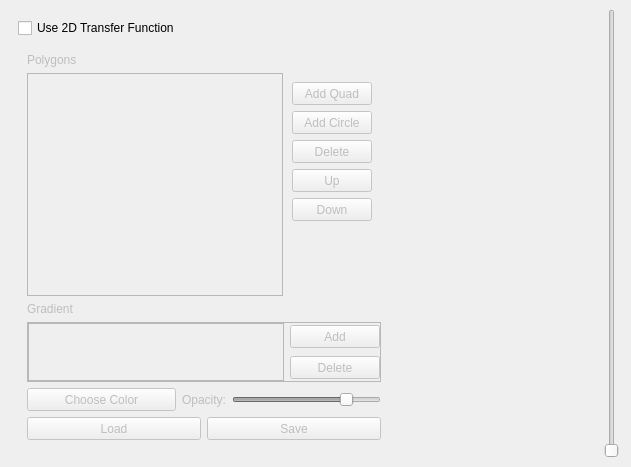
  <widget class="QDockWidget" name="dockWidget_2DTrans" >
   <property name="geometry" >
    <rect>
     <x>572</x>
     <y>1477</y>
     <width>631</width>
     <height>467</height>
    </rect>
   </property>
   <property name="minimumSize" >
    <size>
     <width>0</width>
     <height>300</height>
    </size>
   </property>
   <property name="features" >
    <set>QDockWidget::AllDockWidgetFeatures</set>
   </property>
   <property name="windowTitle" >
    <string>2D Transferfunction Editor</string>
   </property>
   <attribute name="dockWidgetArea" >
    <number>8</number>
   </attribute>
   <widget class="QWidget" name="dockWidgetContents_3" >
    <property name="geometry" >
     <rect>
      <x>0</x>
      <y>22</y>
      <width>631</width>
      <height>445</height>
     </rect>
    </property>
    <layout class="QHBoxLayout" name="horizontalLayout_11" >
     <item>
      <widget class="QFrame" name="frame_4" >
       <property name="sizePolicy" >
        <sizepolicy vsizetype="Minimum" hsizetype="Minimum" >
         <horstretch>0</horstretch>
         <verstretch>0</verstretch>
        </sizepolicy>
       </property>
       <property name="frameShape" >
        <enum>QFrame::NoFrame</enum>
       </property>
       <property name="frameShadow" >
        <enum>QFrame::Raised</enum>
       </property>
       <layout class="QVBoxLayout" name="verticalLayout_12" >
        <property name="spacing" >
         <number>6</number>
        </property>
        <property name="margin" >
         <number>9</number>
        </property>
        <item>
         <widget class="QCheckBox" name="checkBox_Use2DTrans" >
          <property name="minimumSize" >
           <size>
            <width>0</width>
            <height>18</height>
           </size>
          </property>
          <property name="text" >
           <string>Use 2D Transfer Function</string>
          </property>
         </widget>
        </item>
        <item>
         <widget class="QFrame" name="frame_2DTransEdit" >
          <property name="enabled" >
           <bool>false</bool>
          </property>
          <property name="frameShape" >
           <enum>QFrame::NoFrame</enum>
          </property>
          <property name="frameShadow" >
           <enum>QFrame::Raised</enum>
          </property>
          <layout class="QGridLayout" name="gridLayout_8" >
           <item row="6" column="0" >
            <widget class="QFrame" name="frame_Gradient" >
             <property name="sizePolicy" >
              <sizepolicy vsizetype="Fixed" hsizetype="Minimum" >
               <horstretch>0</horstretch>
               <verstretch>0</verstretch>
              </sizepolicy>
             </property>
             <property name="frameShape" >
              <enum>QFrame::NoFrame</enum>
             </property>
             <property name="frameShadow" >
              <enum>QFrame::Raised</enum>
             </property>
             <layout class="QVBoxLayout" name="verticalLayout_22" >
              <property name="margin" >
               <number>0</number>
              </property>
              <item>
               <widget class="QLabel" name="label_Gradient" >
                <property name="sizePolicy" >
                 <sizepolicy vsizetype="Minimum" hsizetype="Minimum" >
                  <horstretch>0</horstretch>
                  <verstretch>0</verstretch>
                 </sizepolicy>
                </property>
                <property name="maximumSize" >
                 <size>
                  <width>16777215</width>
                  <height>20</height>
                 </size>
                </property>
                <property name="text" >
                 <string>Gradient</string>
                </property>
               </widget>
              </item>
              <item>
               <widget class="QFrame" name="frame_3" >
                <property name="sizePolicy" >
                 <sizepolicy vsizetype="Fixed" hsizetype="Minimum" >
                  <horstretch>0</horstretch>
                  <verstretch>0</verstretch>
                 </sizepolicy>
                </property>
                <property name="maximumSize" >
                 <size>
                  <width>16777215</width>
                  <height>60</height>
                 </size>
                </property>
                <property name="frameShape" >
                 <enum>QFrame::StyledPanel</enum>
                </property>
                <property name="frameShadow" >
                 <enum>QFrame::Raised</enum>
                </property>
                <layout class="QHBoxLayout" name="horizontalLayout_14" >
                 <property name="margin" >
                  <number>0</number>
                 </property>
                 <item>
                  <widget class="QListWidget" name="listWidget_Gradient" >
                   <property name="sizePolicy" >
                    <sizepolicy vsizetype="Fixed" hsizetype="Fixed" >
                     <horstretch>0</horstretch>
                     <verstretch>0</verstretch>
                    </sizepolicy>
                   </property>
                   <property name="minimumSize" >
                    <size>
                     <width>0</width>
                     <height>0</height>
                    </size>
                   </property>
                   <property name="maximumSize" >
                    <size>
                     <width>16777215</width>
                     <height>16777215</height>
                    </size>
                   </property>
                  </widget>
                 </item>
                 <item>
                  <widget class="QFrame" name="frame_16" >
                   <property name="maximumSize" >
                    <size>
                     <width>16777215</width>
                     <height>16777215</height>
                    </size>
                   </property>
                   <property name="frameShape" >
                    <enum>QFrame::NoFrame</enum>
                   </property>
                   <property name="frameShadow" >
                    <enum>QFrame::Raised</enum>
                   </property>
                   <layout class="QVBoxLayout" name="verticalLayout_20" >
                    <property name="margin" >
                     <number>0</number>
                    </property>
                    <item>
                     <widget class="QPushButton" name="pushButton_AddStop" >
                      <property name="minimumSize" >
                       <size>
                        <width>0</width>
                        <height>23</height>
                       </size>
                      </property>
                      <property name="text" >
                       <string>Add</string>
                      </property>
                     </widget>
                    </item>
                    <item>
                     <widget class="QPushButton" name="pushButton_DelStop" >
                      <property name="enabled" >
                       <bool>false</bool>
                      </property>
                      <property name="minimumSize" >
                       <size>
                        <width>0</width>
                        <height>23</height>
                       </size>
                      </property>
                      <property name="text" >
                       <string>Delete</string>
                      </property>
                     </widget>
                    </item>
                   </layout>
                  </widget>
                 </item>
                </layout>
               </widget>
              </item>
              <item>
               <widget class="QFrame" name="frame_ChooseColor" >
                <property name="enabled" >
                 <bool>false</bool>
                </property>
                <property name="frameShape" >
                 <enum>QFrame::NoFrame</enum>
                </property>
                <property name="frameShadow" >
                 <enum>QFrame::Raised</enum>
                </property>
                <layout class="QHBoxLayout" name="horizontalLayout_5" >
                 <property name="margin" >
                  <number>0</number>
                 </property>
                 <item>
                  <widget class="QPushButton" name="pushButton_ColorChooser" >
                   <property name="minimumSize" >
                    <size>
                     <width>0</width>
                     <height>23</height>
                    </size>
                   </property>
                   <property name="text" >
                    <string>Choose Color</string>
                   </property>
                  </widget>
                 </item>
                 <item>
                  <widget class="QLabel" name="label_Opacity" >
                   <property name="sizePolicy" >
                    <sizepolicy vsizetype="Preferred" hsizetype="Fixed" >
                     <horstretch>0</horstretch>
                     <verstretch>0</verstretch>
                    </sizepolicy>
                   </property>
                   <property name="minimumSize" >
                    <size>
                     <width>0</width>
                     <height>23</height>
                    </size>
                   </property>
                   <property name="text" >
                    <string>Opacity:</string>
                   </property>
                   <property name="buddy" >
                    <cstring>horizontalSlider_Opacity</cstring>
                   </property>
                  </widget>
                 </item>
                 <item>
                  <widget class="QSlider" name="horizontalSlider_Opacity" >
                   <property name="sizePolicy" >
                    <sizepolicy vsizetype="Fixed" hsizetype="Preferred" >
                     <horstretch>0</horstretch>
                     <verstretch>0</verstretch>
                    </sizepolicy>
                   </property>
                   <property name="maximum" >
                    <number>100</number>
                   </property>
                   <property name="value" >
                    <number>80</number>
                   </property>
                   <property name="orientation" >
                    <enum>Qt::Horizontal</enum>
                   </property>
                  </widget>
                 </item>
                </layout>
               </widget>
              </item>
             </layout>
            </widget>
           </item>
           <item row="4" column="0" >
            <widget class="QFrame" name="frame_Polygons" >
             <property name="sizePolicy" >
              <sizepolicy vsizetype="Expanding" hsizetype="Minimum" >
               <horstretch>0</horstretch>
               <verstretch>0</verstretch>
              </sizepolicy>
             </property>
             <property name="frameShape" >
              <enum>QFrame::NoFrame</enum>
             </property>
             <property name="frameShadow" >
              <enum>QFrame::Raised</enum>
             </property>
             <layout class="QGridLayout" name="gridLayout_10" >
              <property name="horizontalSpacing" >
               <number>0</number>
              </property>
              <property name="margin" >
               <number>0</number>
              </property>
              <item row="0" column="0" >
               <widget class="QLabel" name="label_10" >
                <property name="text" >
                 <string>Polygons</string>
                </property>
               </widget>
              </item>
              <item row="2" column="0" >
               <widget class="QListWidget" name="listWidget_Swatches" >
                <property name="sizePolicy" >
                 <sizepolicy vsizetype="Expanding" hsizetype="Minimum" >
                  <horstretch>0</horstretch>
                  <verstretch>0</verstretch>
                 </sizepolicy>
                </property>
               </widget>
              </item>
              <item row="2" column="1" >
               <widget class="QFrame" name="frame_14" >
                <property name="frameShape" >
                 <enum>QFrame::NoFrame</enum>
                </property>
                <property name="frameShadow" >
                 <enum>QFrame::Raised</enum>
                </property>
                <layout class="QVBoxLayout" name="verticalLayout_21" >
                 <item>
                  <widget class="QPushButton" name="pushButton_AddPoly" >
                   <property name="minimumSize" >
                    <size>
                     <width>0</width>
                     <height>23</height>
                    </size>
                   </property>
                   <property name="text" >
                    <string>Add Quad</string>
                   </property>
                  </widget>
                 </item>
                 <item>
                  <widget class="QPushButton" name="pushButton_AddCircle" >
                   <property name="minimumSize" >
                    <size>
                     <width>0</width>
                     <height>23</height>
                    </size>
                   </property>
                   <property name="text" >
                    <string>Add Circle</string>
                   </property>
                  </widget>
                 </item>
                 <item>
                  <widget class="QPushButton" name="pushButton_DelPoly" >
                   <property name="enabled" >
                    <bool>false</bool>
                   </property>
                   <property name="minimumSize" >
                    <size>
                     <width>0</width>
                     <height>23</height>
                    </size>
                   </property>
                   <property name="text" >
                    <string>Delete</string>
                   </property>
                  </widget>
                 </item>
                 <item>
                  <widget class="QPushButton" name="pushButton_UpPoly" >
                   <property name="enabled" >
                    <bool>false</bool>
                   </property>
                   <property name="minimumSize" >
                    <size>
                     <width>0</width>
                     <height>23</height>
                    </size>
                   </property>
                   <property name="text" >
                    <string>Up</string>
                   </property>
                  </widget>
                 </item>
                 <item>
                  <widget class="QPushButton" name="pushButton_DownPoly" >
                   <property name="enabled" >
                    <bool>false</bool>
                   </property>
                   <property name="minimumSize" >
                    <size>
                     <width>0</width>
                     <height>23</height>
                    </size>
                   </property>
                   <property name="text" >
                    <string>Down</string>
                   </property>
                  </widget>
                 </item>
                 <item>
                  <spacer name="verticalSpacer_10" >
                   <property name="orientation" >
                    <enum>Qt::Vertical</enum>
                   </property>
                   <property name="sizeHint" stdset="0" >
                    <size>
                     <width>20</width>
                     <height>40</height>
                    </size>
                   </property>
                  </spacer>
                 </item>
                </layout>
               </widget>
              </item>
             </layout>
            </widget>
           </item>
           <item row="7" column="0" >
            <widget class="QFrame" name="frame_12" >
             <property name="frameShape" >
              <enum>QFrame::NoFrame</enum>
             </property>
             <property name="frameShadow" >
              <enum>QFrame::Raised</enum>
             </property>
             <layout class="QHBoxLayout" name="horizontalLayout_6" >
              <property name="margin" >
               <number>0</number>
              </property>
              <item>
               <widget class="QPushButton" name="pushButton_Load2DTrans" >
                <property name="minimumSize" >
                 <size>
                  <width>0</width>
                  <height>23</height>
                 </size>
                </property>
                <property name="text" >
                 <string>Load</string>
                </property>
               </widget>
              </item>
              <item>
               <widget class="QPushButton" name="pushButton_Save2DTrans" >
                <property name="minimumSize" >
                 <size>
                  <width>0</width>
                  <height>23</height>
                 </size>
                </property>
                <property name="text" >
                 <string>Save</string>
                </property>
               </widget>
              </item>
             </layout>
            </widget>
           </item>
          </layout>
         </widget>
        </item>
       </layout>
      </widget>
     </item>
     <item>
      <widget class="QFrame" name="frame_2DTrans" >
       <property name="sizePolicy" >
        <sizepolicy vsizetype="Expanding" hsizetype="Expanding" >
         <horstretch>0</horstretch>
         <verstretch>0</verstretch>
        </sizepolicy>
       </property>
       <property name="frameShape" >
        <enum>QFrame::NoFrame</enum>
       </property>
       <property name="frameShadow" >
        <enum>QFrame::Raised</enum>
       </property>
       <layout class="QVBoxLayout" name="verticalLayout_2DTrans" >
        <property name="spacing" >
         <number>9</number>
        </property>
        <property name="margin" >
         <number>0</number>
        </property>
       </layout>
      </widget>
     </item>
     <item>
      <widget class="QSlider" name="verticalSlider_2DTransHistScale" >
       <property name="minimumSize" >
        <size>
         <width>20</width>
         <height>0</height>
        </size>
       </property>
       <property name="maximumSize" >
        <size>
         <width>20</width>
         <height>16777215</height>
        </size>
       </property>
       <property name="maximum" >
        <number>2000</number>
       </property>
       <property name="orientation" >
        <enum>Qt::Vertical</enum>
       </property>
      </widget>
     </item>
    </layout>
   </widget>
  </widget>
